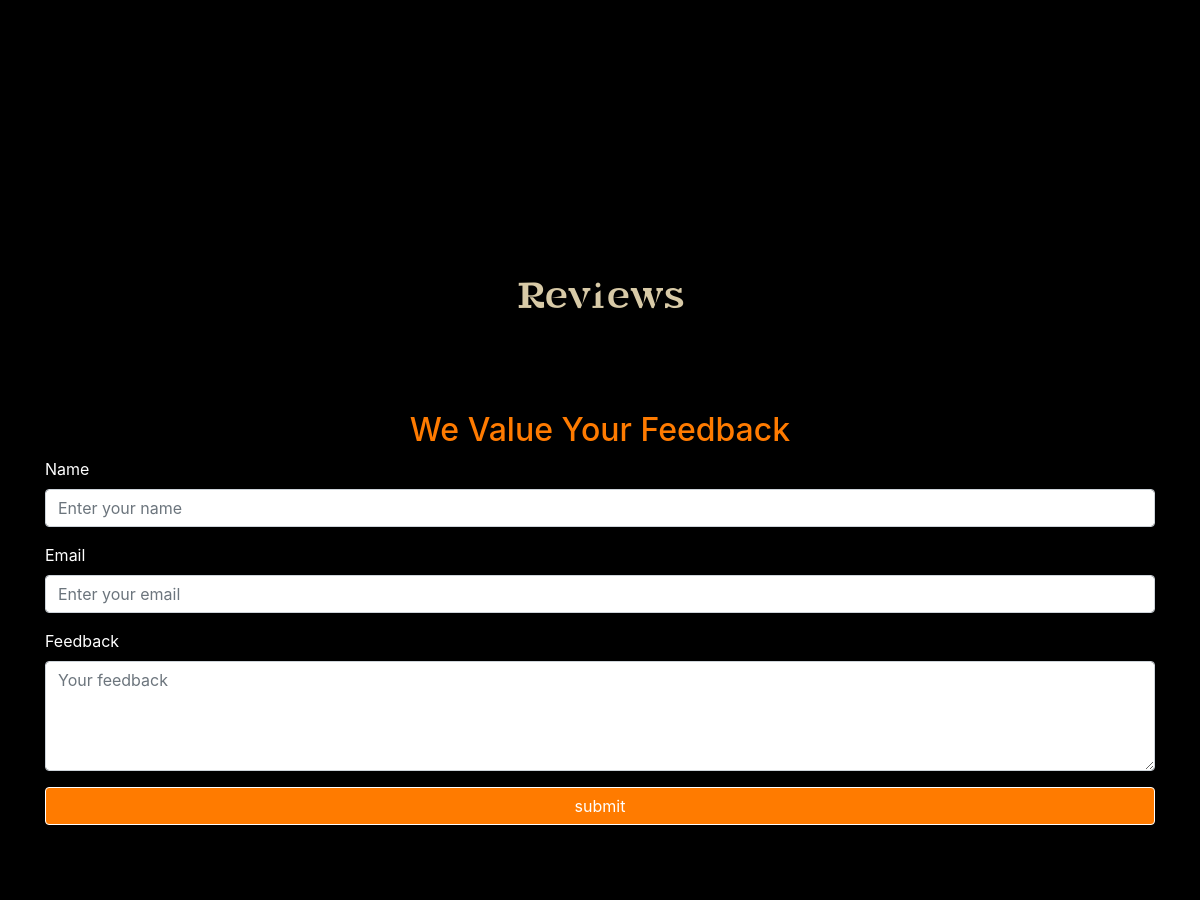
/city/Hyderabad/ (middle part), run on an earlier commit of the app's database.
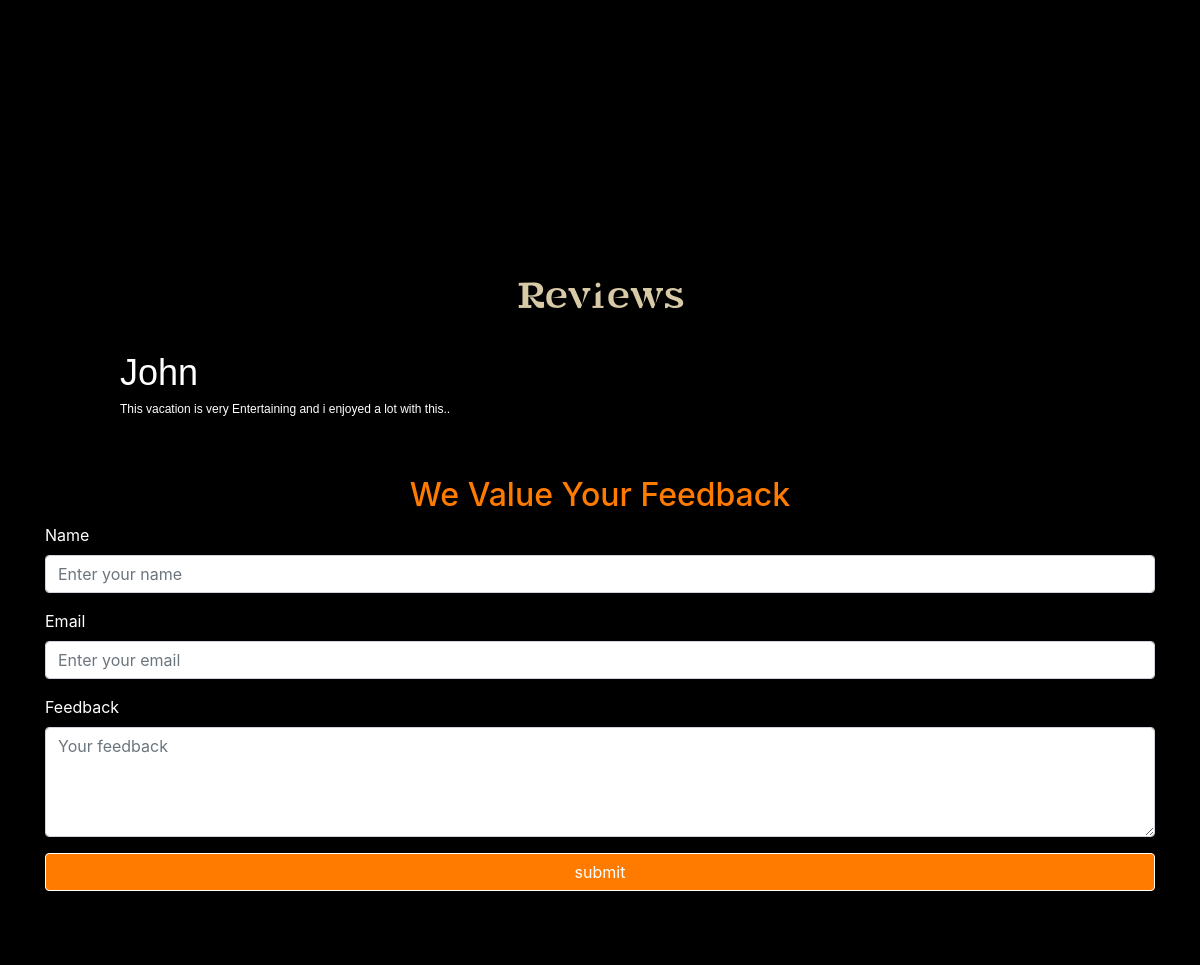
And on a later commit of the database.
### app1/models.py (models this page shows)
class feedback(models.Model):
    name=models.CharField(max_length=40)
    email=models.EmailField(max_length=40)
    feedback=models.CharField(max_length=200)

### app1/views.py (the view)
# urls.py: path('city/<str:city_name>/', cityconnection, name='cityconnection'),
def cityconnection(request,city_name):
    city = get_object_or_404(Basecitypage, city_name__iexact=city_name)
    package =packages.objects.filter(city=city)
    f1 = feedbackForm()
    if request.method == 'POST':
        f1 = feedbackForm(request.POST)
        if f1.is_valid():
            f1.save()
            return redirect('app1:cityconnection', city_name=city_name)
    F=feedback.objects.all()
    return render(request,'base_cities.html',{'city1':city,'packages':package,'form1':F})

### template/base_cities.html (shortened to what this page needs)
{% extends 'base.html' %} {% load static %} {% block css_cities %}
<link rel="stylesheet" href="{% static 'css/citypage.css' %}" />
{% endblock css_cities %} {% block body %}
<br />
<div id="container_goa">
  <div id="left_div">
    <br />
  </div>
  <div id="right_div">
  </div>
</div>
 <h1 style="text-align: center;color: #d8caa7;font-family: Rudeee;">Reviews</h1> <br>
<div style="width: 100%; height: auto; padding-left: 10%;margin-bottom: 5%;">
  <form action="" method="post" id="form1">
    {% csrf_token %} {% for i in form1 %}
    <div style="margin-right: 5%; margin-bottom: 2%">
      <h2
        style="
          color: white;
          font-family: Verdana, Geneva, Tahoma, sans-serif;
          font-size: 3vw;
        "
      >
        {{i.name}}
      </h2>
      <h4
        style="
          color: white;
          font-size: 1vw;
          font-family: Verdana, Geneva, Tahoma, sans-serif;
        "
      >
        {{i.feedback}}
      </h4>
    </div>
    {% endfor %}
  </form>
</div>
<div class="container">
  <h2 class="text-center" id="fd_txt">We Value Your Feedback</h2>
  <form method="post">
    <div class="form-group">
      <label for="name">Name</label>
      <input
        type="text"
        class="form-control"
        id="name"
        placeholder="Enter your name"
        required
        name="name"
      />
    </div>
    <div class="form-group">
      <label for="email">Email</label>
      <input
        type="email"
        class="form-control"
        id="email"
        placeholder="Enter your email"
        required
        name="email"
      />
    </div>
    <div class="form-group">
      <label for="feedback">Feedback</label>
      <textarea
        class="form-control"
        id="feedback"
        rows="4"
        placeholder="Your feedback"
        required
        name="feedback"
      ></textarea>
    </div>
    <input type="submit" class="btn btn-primary btn-block" value="submit" />
  </form>
</div>
{% endblock body %}

What changed in the data, as far as the page shows it:
added feedback: name "John", feedback "This vacation is very Entertaining and i enjoyed a lot with this.."
